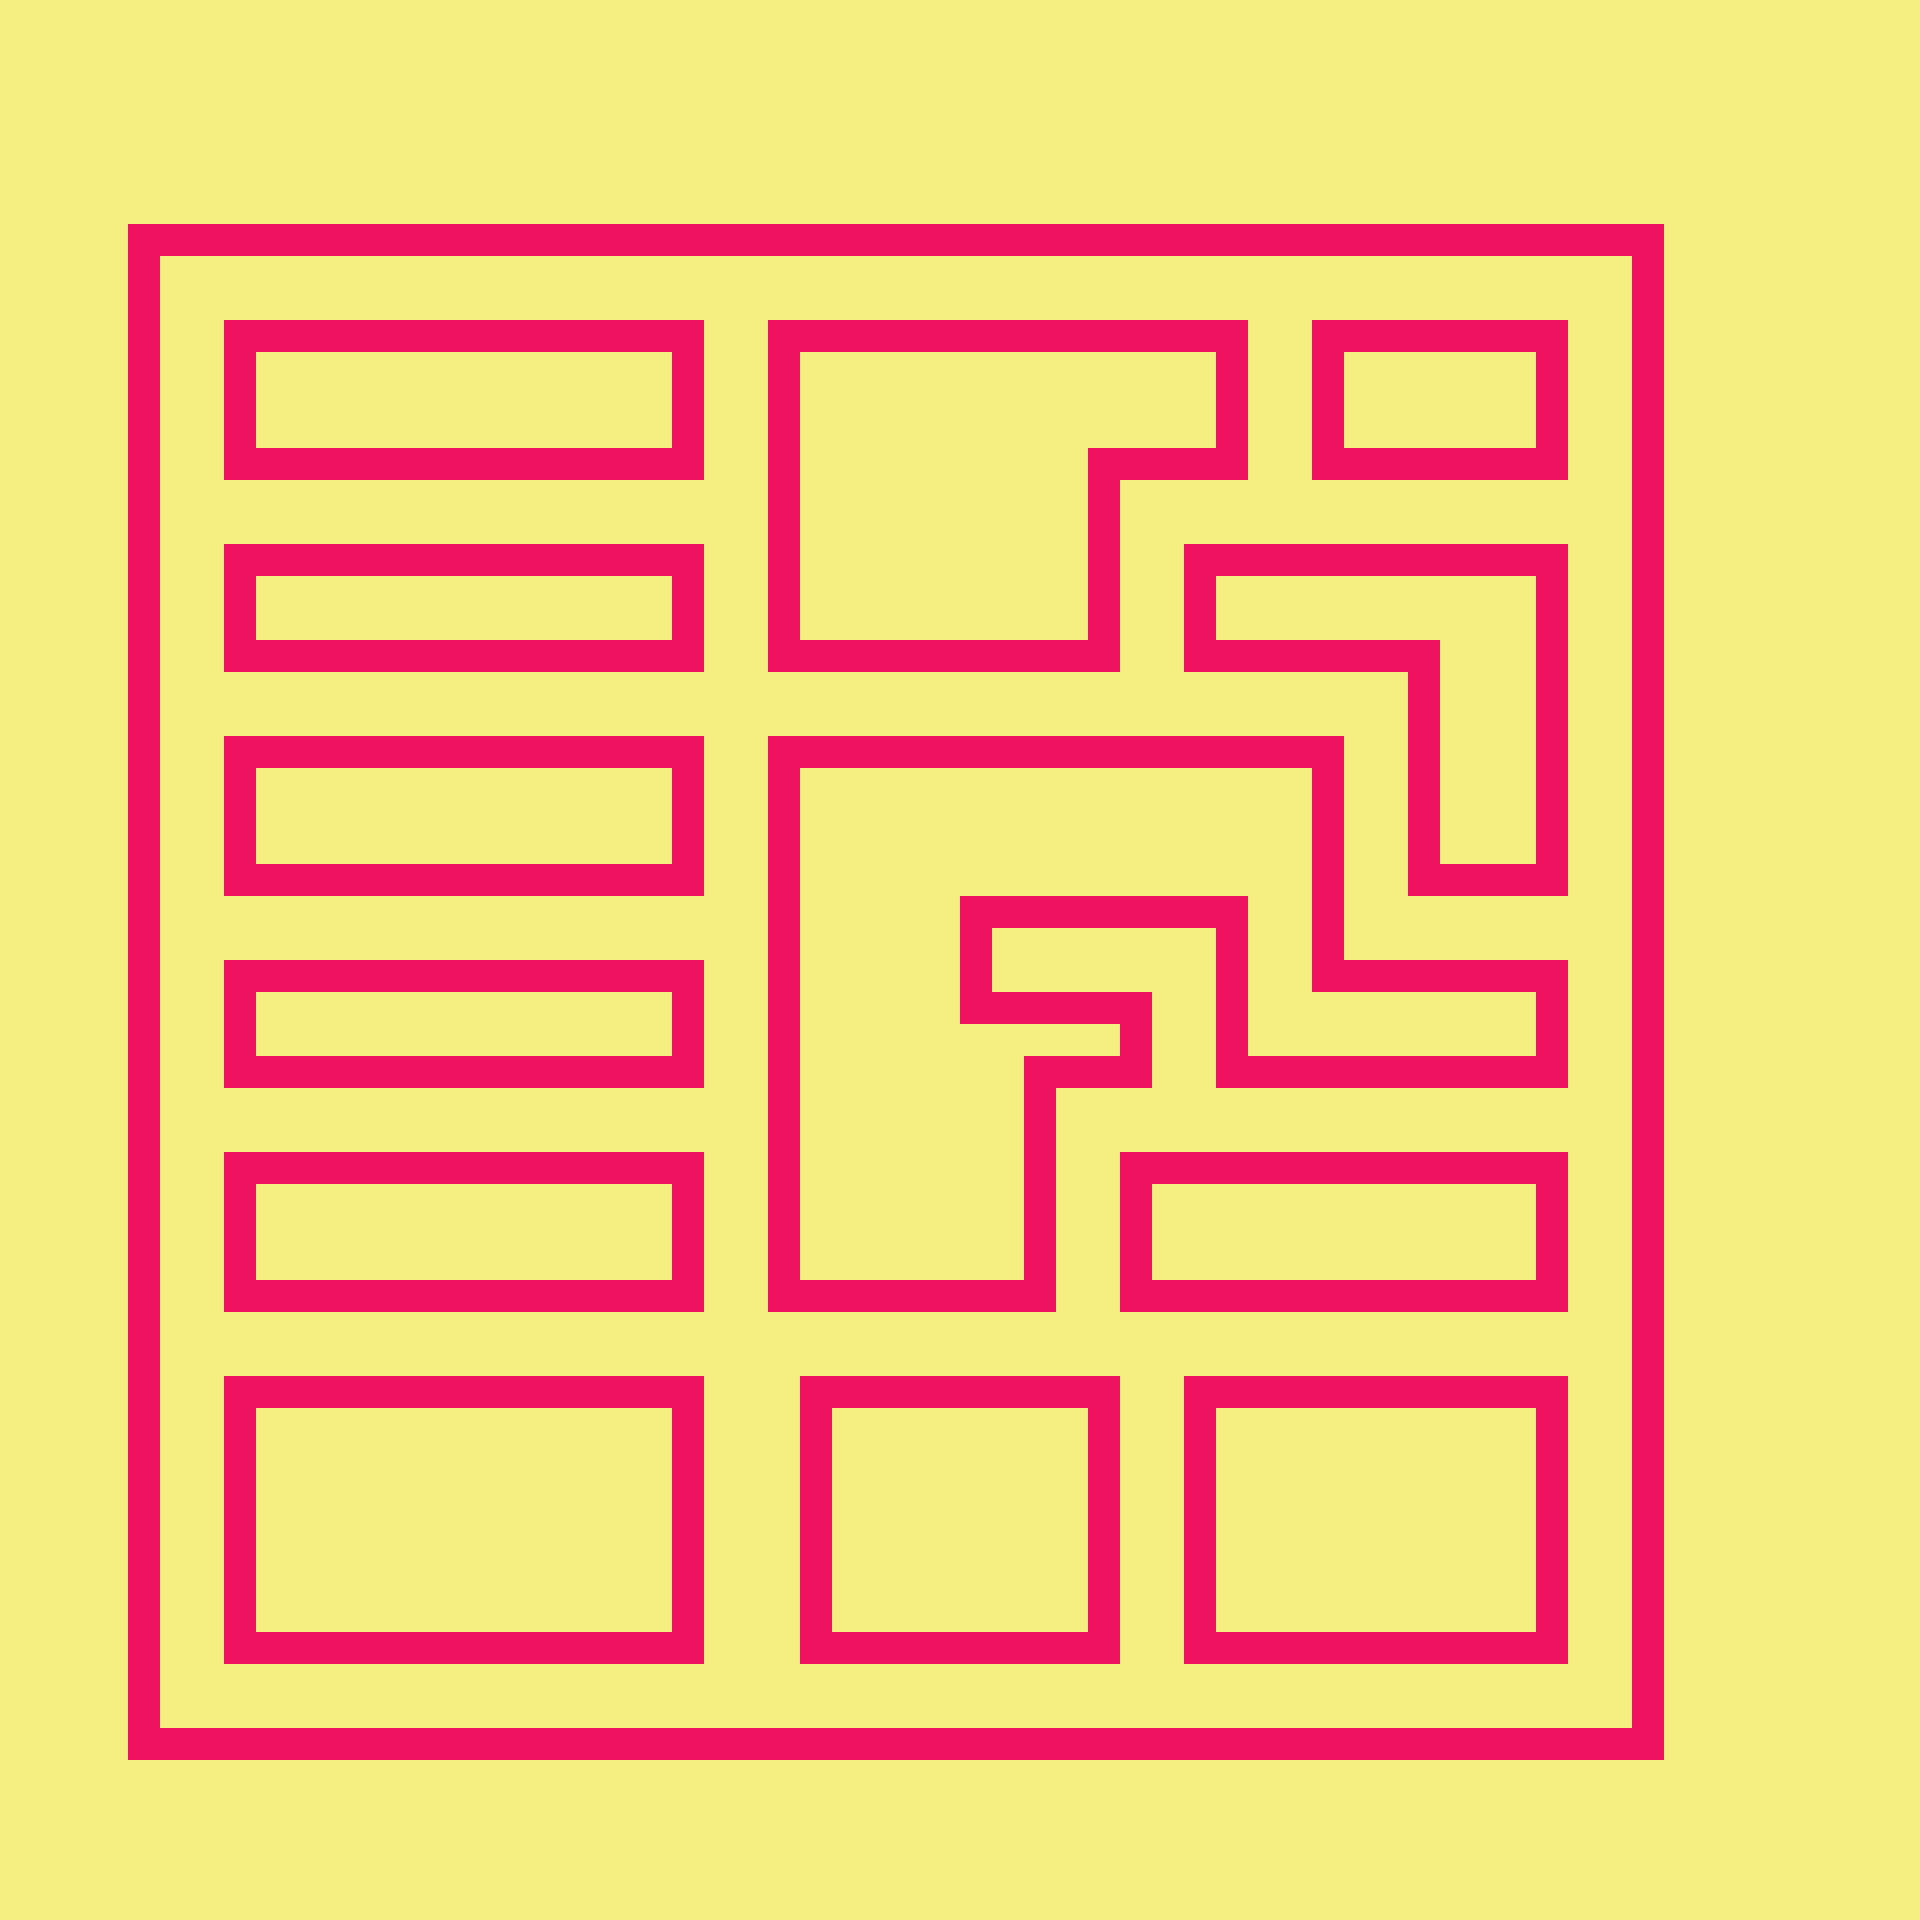

A level layout from a 2D game, rendered from its tile map. Below: a short description, then the map file with tile-grid data replaced by summaries:
An orthogonal 60x60 tile map with 32x32 px tiles, 5 tile layers (background, foreground, signs, customers, ...).

<map version="1.0" orientation="orthogonal" width="60" height="60" tilewidth="32" tileheight="32">
 <tileset firstgid="1" name="foreground2" tilewidth="32" tileheight="32" spacing="2" margin="2">
  <image source="test-tilemap-tilesheet.png" />
  <tile id="0">
   <properties>
    <property name="name" value="grass" />
    <property name="solid" value="false" />
   </properties>
  </tile>
  <tile id="1">
   <properties>
    <property name="name" value="grass" />
    <property name="solid" value="false" />
   </properties>
  </tile>
  <tile id="2">
   <properties>
    <property name="name" value="dirt" />
    <property name="solid" value="false" />
   </properties>
  </tile>
  <tile id="3">
   <properties>
    <property name="name" value="dirt" />
    <property name="solid" value="false" />
   </properties>
  </tile>
  <tile id="4">
   <properties>
    <property name="name" value="road" />
    <property name="solid" value="false" />
   </properties>
  </tile>
  <tile id="5">
   <properties>
    <property name="name" value="road" />
    <property name="solid" value="false" />
   </properties>
  </tile>
  <tile id="6">
   <properties>
    <property name="movement" value="solid" />
   </properties>
  </tile>
  <tile id="7">
   <properties>
    <property name="movement" value="road" />
   </properties>
  </tile>
  <tile id="18">
   <properties>
    <property name="name" value="house" />
    <property name="solid" value="true" />
   </properties>
  </tile>
  <tile id="19">
   <properties>
    <property name="name" value="house" />
    <property name="solid" value="true" />
   </properties>
  </tile>
  <tile id="36">
   <properties>
    <property name="name" value="house" />
    <property name="solid" value="true" />
   </properties>
  </tile>
  <tile id="37">
   <properties>
    <property name="name" value="house" />
    <property name="solid" value="true" />
   </properties>
  </tile>
  <tile id="38">
   <properties>
    <property name="price" value="200000" />
   </properties>
  </tile>
  <tile id="39">
   <properties>
    <property name="price" value="225000" />
   </properties>
  </tile>
  <tile id="40">
   <properties>
    <property name="price" value="250000" />
   </properties>
  </tile>
  <tile id="41">
   <properties>
    <property name="price" value="300000" />
   </properties>
  </tile>
  <tile id="42">
   <properties>
    <property name="price" value="325000" />
   </properties>
  </tile>
  <tile id="43">
   <properties>
    <property name="price" value="350000" />
   </properties>
  </tile>
  <tile id="44">
   <properties>
    <property name="price" value="375000" />
   </properties>
  </tile>
  <tile id="45">
   <properties>
    <property name="price" value="400000" />
   </properties>
  </tile>
  <tile id="46">
   <properties>
    <property name="price" value="425000" />
   </properties>
  </tile>
  <tile id="47">
   <properties>
    <property name="price" value="450000" />
   </properties>
  </tile>
  <tile id="48">
   <properties>
    <property name="price" value="475000" />
   </properties>
  </tile>
  <tile id="49">
   <properties>
    <property name="price" value="500000" />
   </properties>
  </tile>
  <tile id="50">
   <properties>
    <property name="price" value="550000" />
   </properties>
  </tile>
  <tile id="51">
   <properties>
    <property name="price" value="625000" />
   </properties>
  </tile>
  <tile id="52">
   <properties>
    <property name="price" value="700000" />
   </properties>
  </tile>
  <tile id="53">
   <properties>
    <property name="price" value="1000000" />
   </properties>
  </tile>
  <tile id="56">
   <properties>
    <property name="loan" value="350000" />
    <property name="name" value="steve" />
    <property name="preferredColor" value="red" />
   </properties>
  </tile>
  <tile id="57">
   <properties>
    <property name="loan" value="400000" />
   </properties>
  </tile>
  <tile id="58">
   <properties>
    <property name="loan" value="450000" />
   </properties>
  </tile>
  <tile id="59">
   <properties>
    <property name="loan" value="800000" />
   </properties>
  </tile>
  <tile id="60">
   <properties>
    <property name="loan" value="1000000" />
   </properties>
  </tile>
  <tile id="61">
   <properties>
    <property name="loan" value="300000" />
   </properties>
  </tile>
  <tile id="72">
   <properties>
    <property name="physics" value="solid" />
   </properties>
  </tile>
  <tile id="73">
   <properties>
    <property name="physics" value="empty" />
   </properties>
  </tile>
 </tileset>
 <layer name="background" width="60" height="60">
  <data>[3600 cells, 3600 non-empty, 2 distinct tile ids]</data>
 </layer>
 <layer name="foreground" width="60" height="60">
  <data>[3600 cells, 3600 non-empty, 8 distinct tile ids]</data>
 </layer>
 <layer name="signs" width="60" height="60">
  <data>[3600 cells, 32 non-empty, 16 distinct tile ids]</data>
 </layer>
 <layer name="customers" width="60" height="60">
  <data>[3600 cells, 135 non-empty, 6 distinct tile ids]</data>
 </layer>
 <layer name="physics" width="60" height="60">
  <data>[3600 cells, 3600 non-empty, 2 distinct tile ids]</data>
 </layer>
</map>
